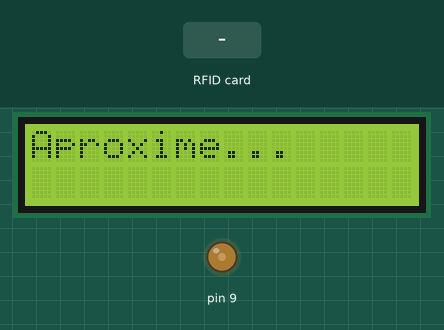
Simulated run of this sketch. Board: Arduino Uno, built with avr-gcc and run on an emulated ATmega328P. On the bench: 16×2 character LCD, output pins drawn as LEDs (lit = HIGH). Inputs (shaded band) come from the test bench. Pins used as bus, display or sensor lines are not drawn; what the sketch prints to the serial monitor is not drawn.

Above: at 1.3 s.
1.4 s: RFID card 5E 7A 19 C4 held to the reader
At 1.9 s:
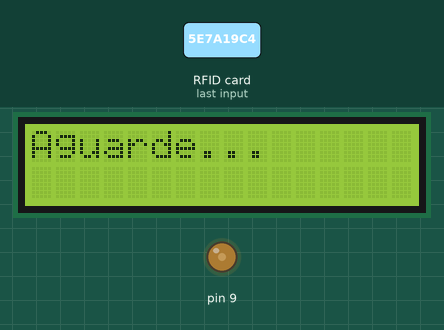
Timing chart, 0 to 4.4 s (numbered marks = the images above; inputs shaded):
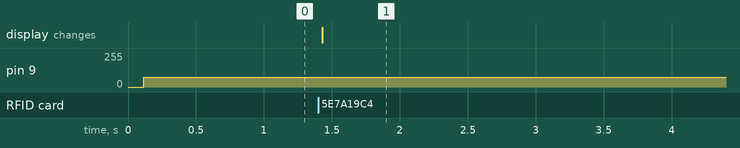

Measured:
- after the input at 1.4 s, the display: changes at once (image 1)

The sketch:

MostraLcd.ino
```cpp
#include <LiquidCrystal.h>
#include <SPI.h>
#include <MFRC522.h>

int Contrast = 75;
//Define os pinos que serão utilizados para ligação ao display
LiquidCrystal lcd(7, 6, 5, 4, 3, 2);

// --- Declaração das variáveis --
int pino_ss       = 10;
int pino_rst      = 8;

MFRC522 mfrc522(pino_ss, pino_rst);  // Criando o objeto do nosso sensor

void setup() {
  Serial.begin(9600);
  SPI.begin();
  mfrc522.PCD_Init(); // Inicia MFRC522
  lcd.begin(16, 2); //Define o número de colunas e linhas do LCD
  lcd.clear(); //Limpa a tela

}

void loop() {
  analogWrite(9, Contrast);
  lcd.setCursor(0, 0);
  lcd.print("Aproxime...");

  // Verifica se algum cartão foi aproximado do sensor
  if ( ! mfrc522.PICC_IsNewCardPresent()) {
    return;
  }

  // Verifica qual cartão foi lido
  if ( ! mfrc522.PICC_ReadCardSerial()) {
    return;
  }

  String conteudo = "";
  byte letra;
  for (byte i = 0; i < mfrc522.uid.size; i++) {
    conteudo.concat(String(mfrc522.uid.uidByte[i] < 0x10 ? " 0" : " "));
    conteudo.concat(String(mfrc522.uid.uidByte[i], HEX));
  }
  lcd.clear();
  lcd.print("Aguarde...");
  Serial.println(conteudo);
  delay(2000);

  if (Serial.available() > 0) {
    char x = Serial.read();
    if (x == 'R') {
      lcd.clear();
      lcd.print("Erro");
      delay(2000);
    } else if (x == 'P') {
      lcd.clear();
      lcd.print("Pago");
      delay(2000);
    } else if (x == 'A') {
      lcd.clear();
      lcd.print("Atrasado");
      delay(2000);
    } else {
      lcd.clear();
      lcd.print("Erro...");
      delay(1000);
    }
  }
  delay(3000);
}
```
